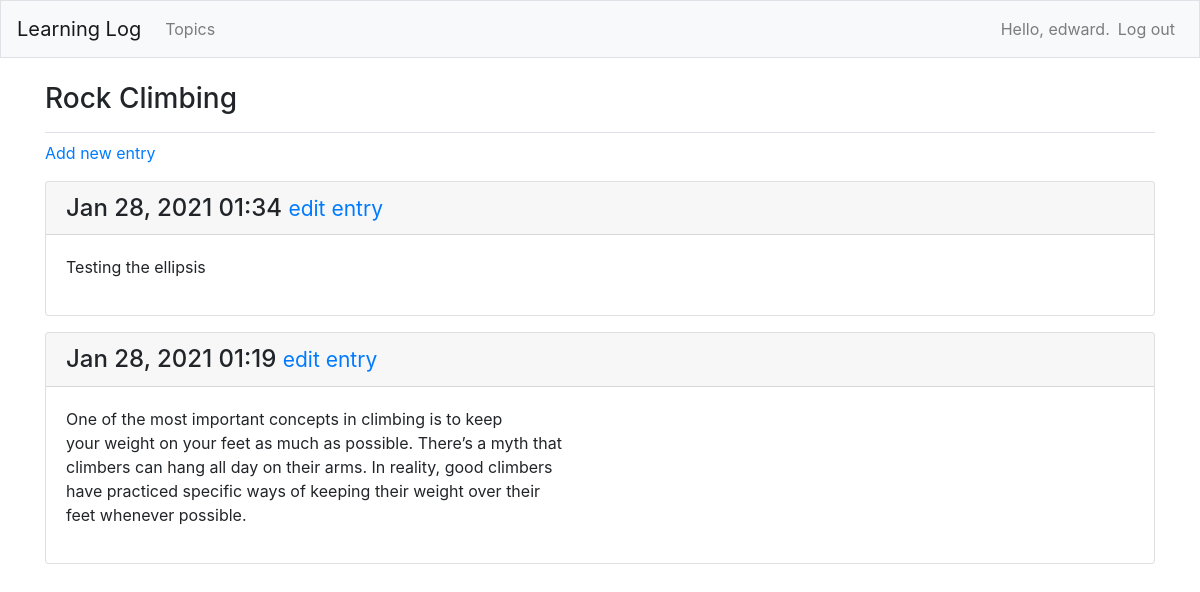
The page /topics/2/ (signed in) on the database its author committed.
### learningLogs/models.py (models this page shows, shortened)
class Topic(models.Model):
    text = models.CharField(max_length=200)
    dateAdded = models.DateTimeField(auto_now_add=True)
    owner = models.ForeignKey(User, on_delete=models.CASCADE)
    def __str__(self):
        return self.text

class Entry(models.Model):
    topic = models.ForeignKey(Topic, on_delete=models.CASCADE)
    text = models.TextField()
    dateAdded = models.DateTimeField(auto_now_add=True)
    class Meta:
        verbose_name_plural = "entries"

### learningLogs/views.py (the view)
# urls.py: path("topics/<int:topic_id>/", views.topic, name="topic"),
@login_required
def topic(request, topic_id):
    topic = Topic.objects.get(id=topic_id)
    if topic.owner != request.user:
        raise Http404
    entries = topic.entry_set.order_by("-dateAdded")
    context = {
        "topic": topic,
        "entries": entries
        }
    return render(request, "learningLogs/topic.html", context)

### learningLogs/templates/learningLogs/topic.html (shortened to what this page needs)
{% extends "learningLogs/base.html" %}
{% block page_header %}
    <h3>{{ topic }}</h3>
{% endblock page_header %}
{% block content %}
    <p>
        <a href="{% url 'learningLogs:newEntry' topic.id %}">Add new entry</a>
    </p>
    {% for entry in entries %}
        <div class="card mb-3">
            <h4 class="card-header">
                {{ entry.dateAdded|date:"M d, Y H:i" }}
                <small>
                    <a href="{% url 'learningLogs:editEntry' entry.id %}">edit entry</a>
                </small>
            </h4>
            <div class="card-body">
                {{ entry.text|linebreaks }}
            </div>
        </div>
    {% empty %}
        <p>There are no entries for this topic yet.</p>
    {% endfor %}
{% endblock content %}

### learningLogs/templates/learningLogs/base.html (shortened to what this page needs)
{% load bootstrap4 %}
<!DOCTYPE html>
<html lang="en">
<head>
    {% bootstrap_css %}
</head>
<body>
    <nav class="navbar navbar-expand-md navbar-light bg-light mb-4 border">
        <a href="{% url 'learningLogs:index' %}" class="navbar-brand">Learning Log</a>
        <div class="collapse navbar-collapse" id="navbarCollapse">
            <ul class="navbar-nav mr-auto">
                <li class="nav-item">
                    <a href="{% url 'learningLogs:topics' %}" class="nav-link">Topics</a>
                </li>
            </ul>
            <ul class="navbar-nav ml-auto">
                {% if user.is_authenticated %}
                <li class="nav-item">
                    <span class="navbar-text">Hello, {{ user.username }}.</span>
                </li>
                <li class="nav-item">
                    <a href="{% url 'users:logout' %}" class="nav-link">Log out</a>
                </li>
                {% endif %}
            </ul>
        </div>
    </nav>
    <main class="container" role="main">
        <div class="pb-2 mb-2 border-bottom">
            {% block page_header %}{% endblock page_header %}
        </div>
        <div>
            {% block content %}{% endblock content %}
        </div>
    </main>
</body>
</html>

### rows shown on the page
Topic: text "Rock Climbing"
Entry: dateAdded "Jan 28, 2021 01:34", text "Testing the ellipsis"
Entry: dateAdded "Jan 28, 2021 01:19", text "One of the most important concepts in climbing is to keep your weight on your feet as much as possible. There’s a myth that climbers can hang all day on their arms. In reality, good climbers have practiced specific ways of keeping their weight over their feet whenever possible."

### other values the page prints
{{ user.username }} "edward"
